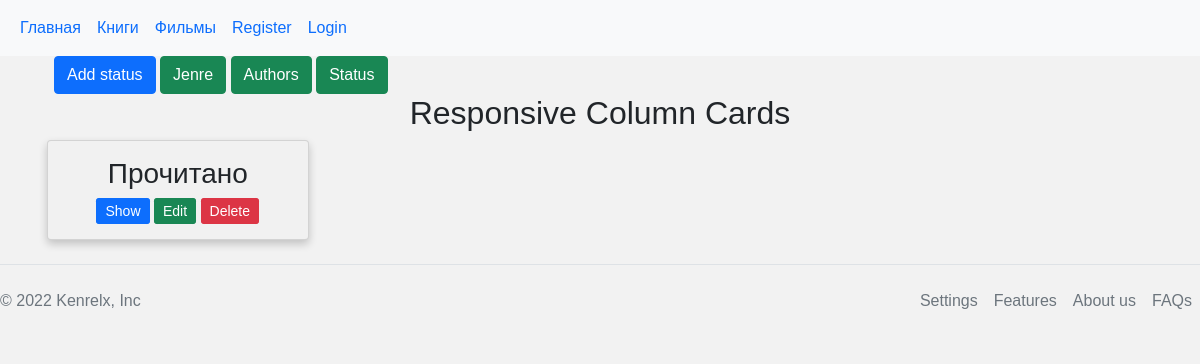
Before: /status with the older database file.
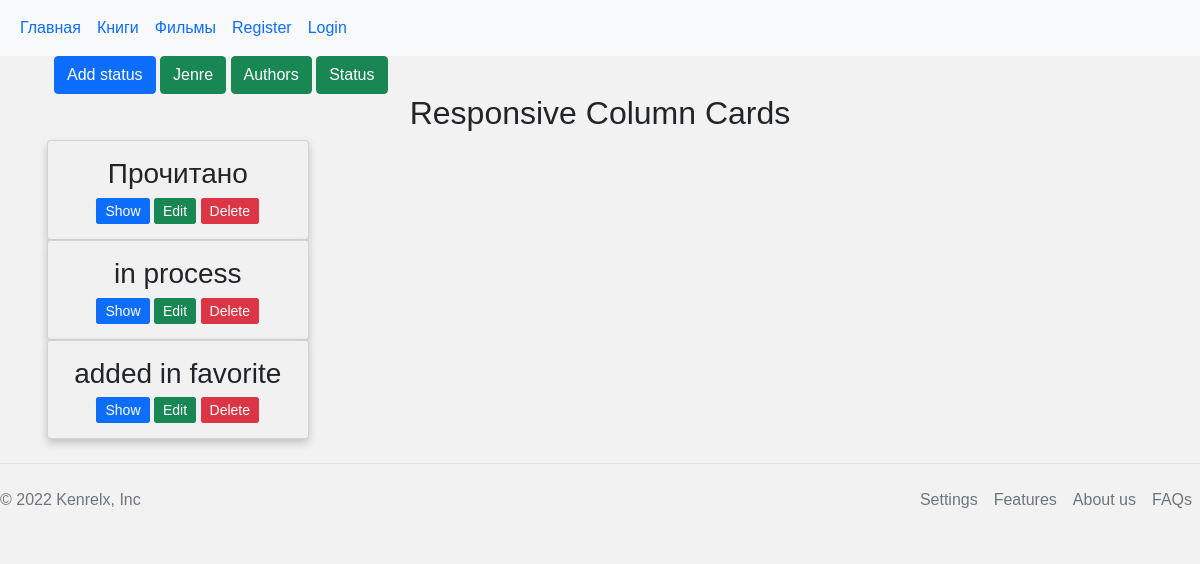
After: the same page with the newer database file.
### tables this page shows
CREATE TABLE status (
    id INTEGER PRIMARY KEY AUTOINCREMENT,
    name TEXT NOT NULL
);

### library/book.py (the view)
@bp.route('/status') # Функция для страницы статуса
def status():
    db = get_db()
    statuses = db.execute(
        'SELECT * '
        ' FROM status'
    ).fetchall()
    return render_template('book/status.html', statuses=statuses, title = 'Statuses',menus=menus)

### library/auth.py (called while the page is built)
@bp.before_app_request
def load_logged_in_user():
    user_id = session.get('user_id')
    if user_id is None:
        g.user = None
    else:
        g.user = get_db().execute(
            'SELECT * FROM users WHERE id = ?', (user_id,)
        ).fetchone()

### library/db.py (called while the page is built)
def get_db():
    if 'db' not in g:
        g.db = sqlite3.connect(
            current_app.config['DATABASE'],
            detect_types=sqlite3.PARSE_DECLTYPES
        )
        g.db.row_factory = sqlite3.Row
    return g.db

### library/templates/book/status.html (shortened to what this page needs)
{% extends 'base.html' %}
{% block style %} <link rel="stylesheet" href="/static/css/books.css"> {% endblock %}
{% block content %}
<div class="container">
    <div class="container" >
        <a href="/add_status"> <button  type="button" class="btn btn-primary">Add status</button></a>
        <a href="/jenre"> <button type="button" class="btn btn-primary btn-success" >Jenre</button></a>
        <a href="/authors"> <button type="button" class="btn btn-primary btn-success ">Authors</button></a>
          <a href="/status"> <button type="button" class="btn btn-primary btn-success ">Status</button></a>
</div>
<h2>Responsive Column Cards</h2>
<div class="row">
  <div class="column">
    {% for status in statuses %}
    <div class="card">
      <h3>{{ status['name'] }}</h3>
      <div>
      <a class="btn btn-primary btn-sm btn-books "  href="#" role="button">Show</a>
      <a class="   btn btn-primary btn-sm btn-success btn-books "   href="#" role="button">Edit</a>
      <a class="  btn btn-primary btn-sm btn-danger btn-books "  href="#" role="button">Delete</a>
      </div>
    </div>
    {%  endfor %}
  </div>
</div>
</div>
{% endblock %}

Changed rows visible on the page:
added status: name "in process"
added status: name "added in favorite"
